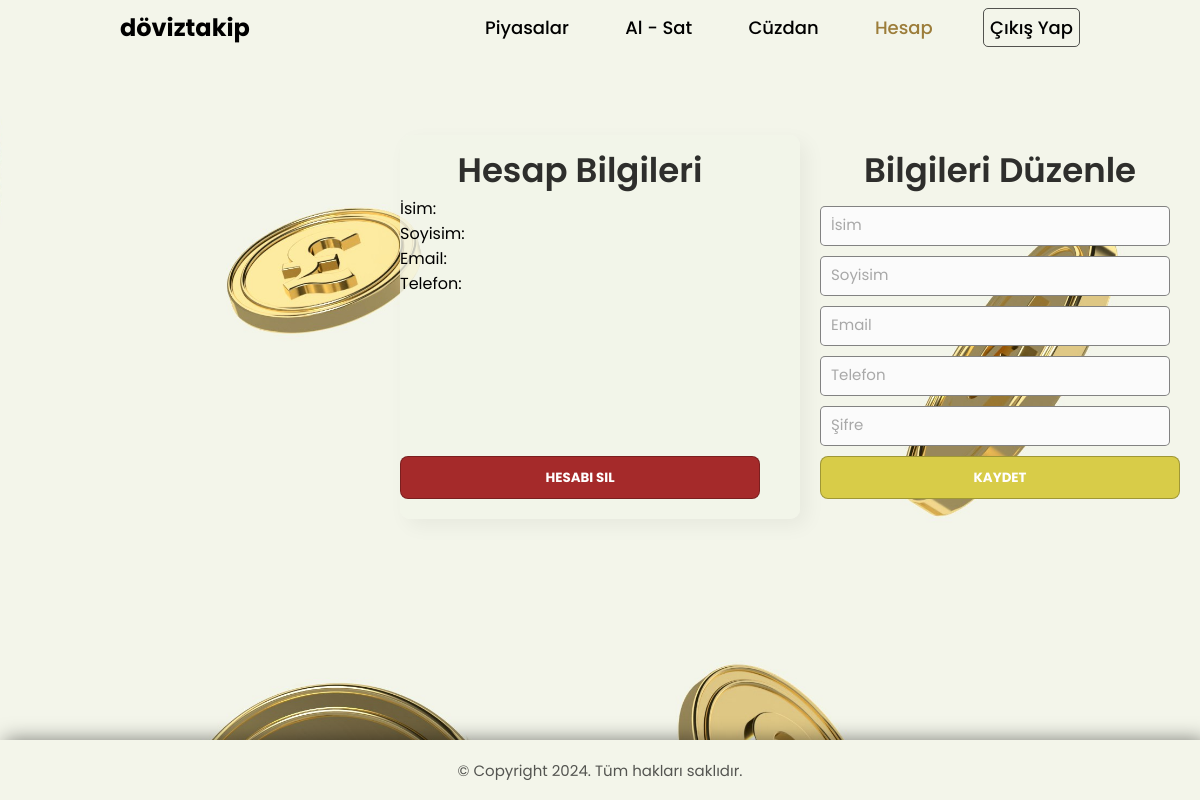
The page /hesap.php on the database as committed earlier.
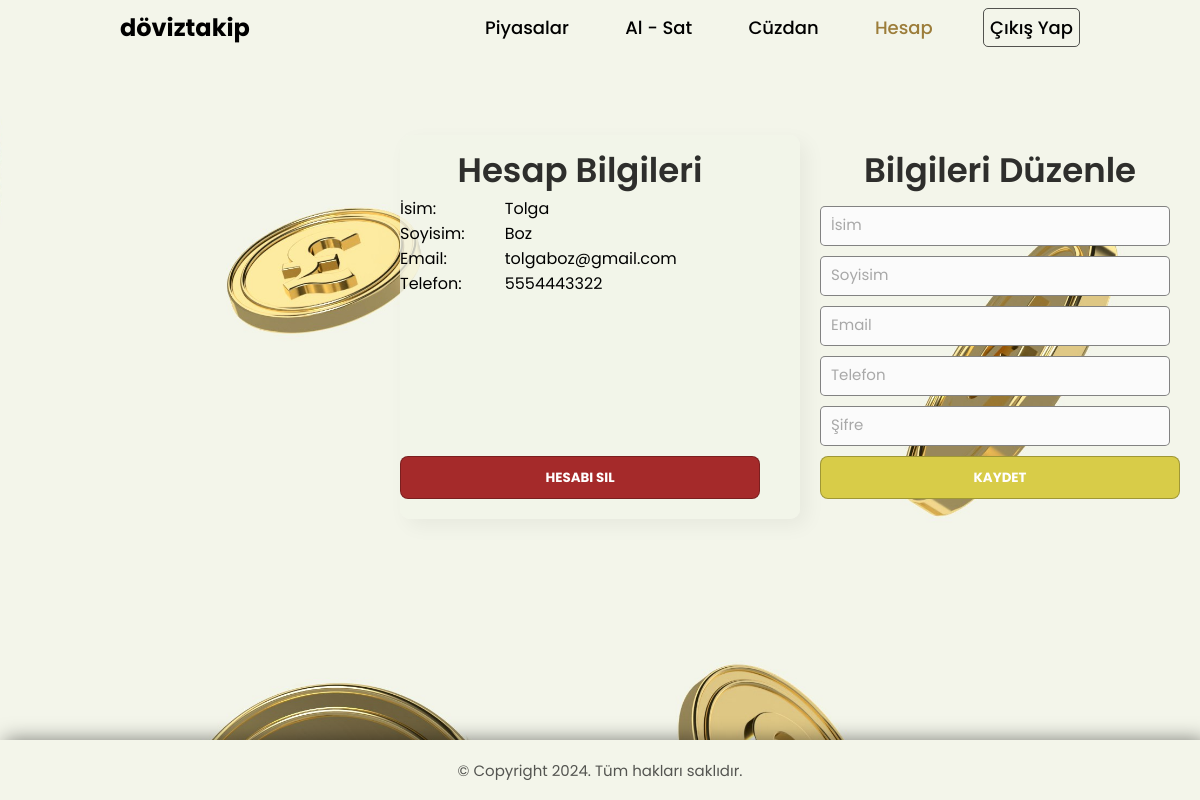
The same page on the database as committed later.
### tables this page shows
CREATE TABLE `kullanici` (
  `kullanici_id` int(11) NOT NULL,
  `kullanici_adi` varchar(100) NOT NULL,
  `kullanici_soyadi` varchar(100) NOT NULL,
  `kullanici_email` varchar(100) NOT NULL,
  `kullanici_tel` bigint(11) NOT NULL,
  `kullanici_sifre` varchar(60) NOT NULL,
  `kayit_tarihi` datetime NOT NULL DEFAULT current_timestamp(),
  `cuzdan_id_fk` int(11) DEFAULT NULL
);

### hesap.php (the view, shortened to what this page needs)
<?php
require_once "includes/dbh.inc.php";
$userId = 17;
$stmt = $pdo->prepare("SELECT kullanici_adi, kullanici_soyadi, kullanici_email, kullanici_tel FROM kullanici WHERE kullanici_id = :userId");
$stmt->bindParam(':userId', $userId, PDO::PARAM_INT);
$stmt->execute();
$user = $stmt->fetch(PDO::FETCH_ASSOC);
?>
<!DOCTYPE html>
<html lang="en">
  <head>
    <link
      rel="stylesheet"
      href="https://cdnjs.cloudflare.com/ajax/libs/font-awesome/6.5.2/css/all.min.css"
    />
    <link rel="stylesheet" href="style.css" />
  </head>
  <body>
    <header class="header">
      <a href="piyasalar-after-login.php" class="logo">döviztakip</a>
      <nav class="navbar">
        <a href="piyasalar-after-login.php">Piyasalar</a>
        <a href="alsat.php">Al - Sat</a>
        <a href="cuzdan.php">Cüzdan</a>
        <a href="hesap.php" class="active">Hesap</a>
        <a href="index.php" class="girisyap">Çıkış Yap</a>
      </nav>
    </header>
    <div>
      <div class="signup-form">
        <div class="signup">
          <h1 style="text-align: center">Hesap Bilgileri</h1>
          <div id="account-info">
            <div>
              <span>İsim:</span><br />
              <span>Soyisim:</span><br />
              <span>Email:</span><br />
              <span>Telefon:</span>
            </div>
            <div style="padding-left: 40px">
              <span><?php echo $user['kullanici_adi'];?></span><br />
              <span><?php echo $user['kullanici_soyadi'];?></span><br />
              <span><?php echo $user['kullanici_email'];?></span><br />
              <span><?php echo $user['kullanici_tel'];?></span>
            </div>
          </div>
          <br /><br /><br /><br /><br /><br />
          <form action="includes/userdelete.inc.php" method="post">
            <button
              type="submit"
              name="send_registration"
              id="registration"
              style="background-color: rgb(165, 42, 42)"
            >
              <p>Hesabı Sil</p>
            </button>
          </form>
        </div>
        <div class="signup" style="padding-left: 15%">
          <h1 style="text-align: center">Bilgileri Düzenle</h1>
          <form action="includes/userupdate.inc.php" method="post">
            <p>
              <input
                type="text"
                name="edit-firstname"
                id="firstname"
                required="zorunlu"
                placeholder="İsim"
              />
            </p>
            <p>
              <input
                type="text"
                name="edit-lastname"
                id="lastname"
                required="zorunlu"
                placeholder="Soyisim"
              />
            </p>
            <p>
              <input
                type="text"
                name="edit-email"
                id="email"
                required="zorunlu"
                placeholder="Email"
              />
            </p>
            <p>
              <input
                type="text"
                name="edit-phone"
                id="password"
                required="zorunlu"
                placeholder="Telefon"
              />
            </p>
            <p>
              <input
                type="password"
                name="edit-password"
                id="password"
                required="zorunlu"
                placeholder="Şifre"
              />
            </p>
            <button type="submit" name="send_save" id="save">
              <p>Kaydet</p>
            </button>
            <br />
          </form>
        </div>
      </div>
    </div>
    <footer class="footer">
      <div class="footer-content">
        <p>&copy Copyright 2024. Tüm hakları saklıdır.</p>
      </div>
    </footer>
  </body>
</html>

### style.css (style rules this page uses)
* { margin: 0; padding: 0; box-sizing: border-box; font-family: "Poppins", sans-serif; }
body { min-height: 100vh; }
body, .header { background: url("images/coins-main-bg.jpg") no-repeat; background-size: 2700px; background-position-x: -845px; background-position-y: 30px; }
.header { background-color: #f3f5ea; position: sticky; top: 100%; left: 0; width: 100%; padding: 10px 120px; display: flex; justify-content: space-between; align-items: center; position: relative; z-index: 100; }
.logo { color: black; font-size: 24px; font-weight: 700; text-decoration: none; }
.navbar a { position: relative; color: black; font-size: 18px; font-weight: 500; text-decoration: none; padding: 6px; margin-left: 40px; }
.navbar a::before { content: ""; position: absolute; top: 100%; left: 0; width: 0; height: 2px; background: black; transition: 0.5s ease; }
.navbar .girisyap { border: 1px solid rgba(0, 0, 0, 0.663); border-radius: 5px; }
.navbar .active { color: #9c7d3a; }
.navbar .active:before { background: #9c7d3a; }
.footer { position: sticky; top: 100%; display: flex; width: 100%; height: 60px; background: #f3f5ea; justify-content: center; align-items: center; box-shadow: 5px 0px 20px rgba(0, 0, 0, 0.5); }
.footer .footer-content { font-size: 15px; font-weight: 400; opacity: 65%; }
.signup-form { background-color: #f3f5eac9; width: 400px; height: auto; margin: 80px auto; border-radius: 10px; padding-top: 10px; padding-bottom: 20px; box-shadow: 7px 7px 20px rgba(0, 0, 0, 0.05); display: flex; justify-content: space-evenly; }
.signup-form input { background-color: #fbfbfb; width: 350px; height: 40px; border-radius: 5px; border-style: solid; border-width: 1px; border-color: #0000007b; margin-top: 10px; padding-left: 10px; }
.signup-form button { width: 360px; height: 43px; border-radius: 8px; border-style: solid; border-width: 1px; border-color: #00000043; text-transform: uppercase; background-color: #d8cc48; color: white; margin-top: 10px; cursor: pointer; font-weight: bold; }
.signup-form h1 { font-size: 34px; font-weight: 600; color: #000000cf; }
form :where(input, select, button) { width: 100%; outline: none; border-radius: 5px; border: none; }
#account-info { display: flex; }

Rows that differ between the two databases and show on the page:
added kullanici: kullanici_adi "Tolga", kullanici_soyadi "Boz", kullanici_email "tolgaboz@gmail.com", kullanici_tel "5554443322"
